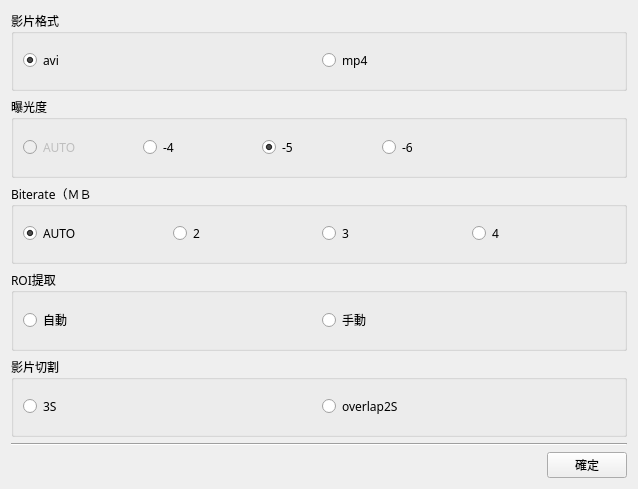
<?xml version="1.0" encoding="UTF-8"?>
<ui version="4.0">
 <class>videoParam</class>
 <widget class="QWidget" name="videoParam">
  <property name="geometry">
   <rect>
    <x>0</x>
    <y>0</y>
    <width>638</width>
    <height>489</height>
   </rect>
  </property>
  <property name="font">
   <font>
    <family>微軟正黑體</family>
   </font>
  </property>
  <property name="windowTitle">
   <string>Form</string>
  </property>
  <property name="whatsThis">
   <string>可設定影片儲存參數</string>
  </property>
  <layout class="QVBoxLayout" name="verticalLayout">
   <item>
    <widget class="QGroupBox" name="groupBox_format">
     <property name="title">
      <string>影片格式</string>
     </property>
     <layout class="QHBoxLayout" name="horizontalLayout">
      <item>
       <widget class="QRadioButton" name="radio_avi">
        <property name="text">
         <string>avi</string>
        </property>
        <property name="checked">
         <bool>true</bool>
        </property>
       </widget>
      </item>
      <item>
       <widget class="QRadioButton" name="radio_mp4">
        <property name="text">
         <string>mp4</string>
        </property>
       </widget>
      </item>
     </layout>
    </widget>
   </item>
   <item>
    <widget class="QGroupBox" name="groupBox_expose">
     <property name="title">
      <string>曝光度</string>
     </property>
     <layout class="QHBoxLayout" name="horizontalLayout_6">
      <item>
       <widget class="QRadioButton" name="radio_expose_auto">
        <property name="enabled">
         <bool>false</bool>
        </property>
        <property name="text">
         <string>AUTO</string>
        </property>
       </widget>
      </item>
      <item>
       <widget class="QRadioButton" name="radio_expose_4">
        <property name="text">
         <string>-4</string>
        </property>
       </widget>
      </item>
      <item>
       <widget class="QRadioButton" name="radio_expose_5">
        <property name="text">
         <string>-5</string>
        </property>
        <property name="checked">
         <bool>true</bool>
        </property>
       </widget>
      </item>
      <item>
       <widget class="QRadioButton" name="radio_expose_6">
        <property name="text">
         <string>-6</string>
        </property>
       </widget>
      </item>
      <item>
       <widget class="QLabel" name="label_exposeValue">
        <property name="text">
         <string/>
        </property>
       </widget>
      </item>
     </layout>
    </widget>
   </item>
   <item>
    <widget class="QGroupBox" name="groupBox_biterate">
     <property name="title">
      <string>Biterate（ＭＢ）</string>
     </property>
     <layout class="QHBoxLayout" name="horizontalLayout_2">
      <item>
       <widget class="QRadioButton" name="radio_bitra_auto">
        <property name="enabled">
         <bool>true</bool>
        </property>
        <property name="text">
         <string>AUTO</string>
        </property>
        <property name="checked">
         <bool>true</bool>
        </property>
       </widget>
      </item>
      <item>
       <widget class="QRadioButton" name="radio_bitra_2M">
        <property name="text">
         <string>2</string>
        </property>
       </widget>
      </item>
      <item>
       <widget class="QRadioButton" name="radio_bitra_3M">
        <property name="text">
         <string>3</string>
        </property>
       </widget>
      </item>
      <item>
       <widget class="QRadioButton" name="radio_bitra_4M">
        <property name="text">
         <string>4</string>
        </property>
       </widget>
      </item>
     </layout>
    </widget>
   </item>
   <item>
    <widget class="QGroupBox" name="groupBox_3">
     <property name="title">
      <string>ROI提取</string>
     </property>
     <layout class="QHBoxLayout" name="horizontalLayout_3">
      <item>
       <widget class="QRadioButton" name="radio_roi_crop">
        <property name="text">
         <string>自動</string>
        </property>
       </widget>
      </item>
      <item>
       <widget class="QRadioButton" name="radio_roi_no">
        <property name="text">
         <string>手動</string>
        </property>
       </widget>
      </item>
     </layout>
    </widget>
   </item>
   <item>
    <widget class="QGroupBox" name="groupBox_4">
     <property name="enabled">
      <bool>true</bool>
     </property>
     <property name="title">
      <string>影片切割</string>
     </property>
     <layout class="QHBoxLayout" name="horizontalLayout_4">
      <item>
       <widget class="QRadioButton" name="radioButton_7">
        <property name="text">
         <string>3S</string>
        </property>
       </widget>
      </item>
      <item>
       <widget class="QRadioButton" name="radioButton_8">
        <property name="text">
         <string>overlap2S</string>
        </property>
       </widget>
      </item>
     </layout>
    </widget>
   </item>
   <item>
    <widget class="Line" name="line">
     <property name="orientation">
      <enum>Qt::Horizontal</enum>
     </property>
    </widget>
   </item>
   <item>
    <layout class="QHBoxLayout" name="horizontalLayout_5">
     <item>
      <spacer name="horizontalSpacer">
       <property name="orientation">
        <enum>Qt::Horizontal</enum>
       </property>
       <property name="sizeHint" stdset="0">
        <size>
         <width>40</width>
         <height>20</height>
        </size>
       </property>
      </spacer>
     </item>
     <item>
      <widget class="QPushButton" name="btn_ok">
       <property name="text">
        <string>確定</string>
       </property>
      </widget>
     </item>
    </layout>
   </item>
  </layout>
 </widget>
 <resources/>
 <connections/>
</ui>
